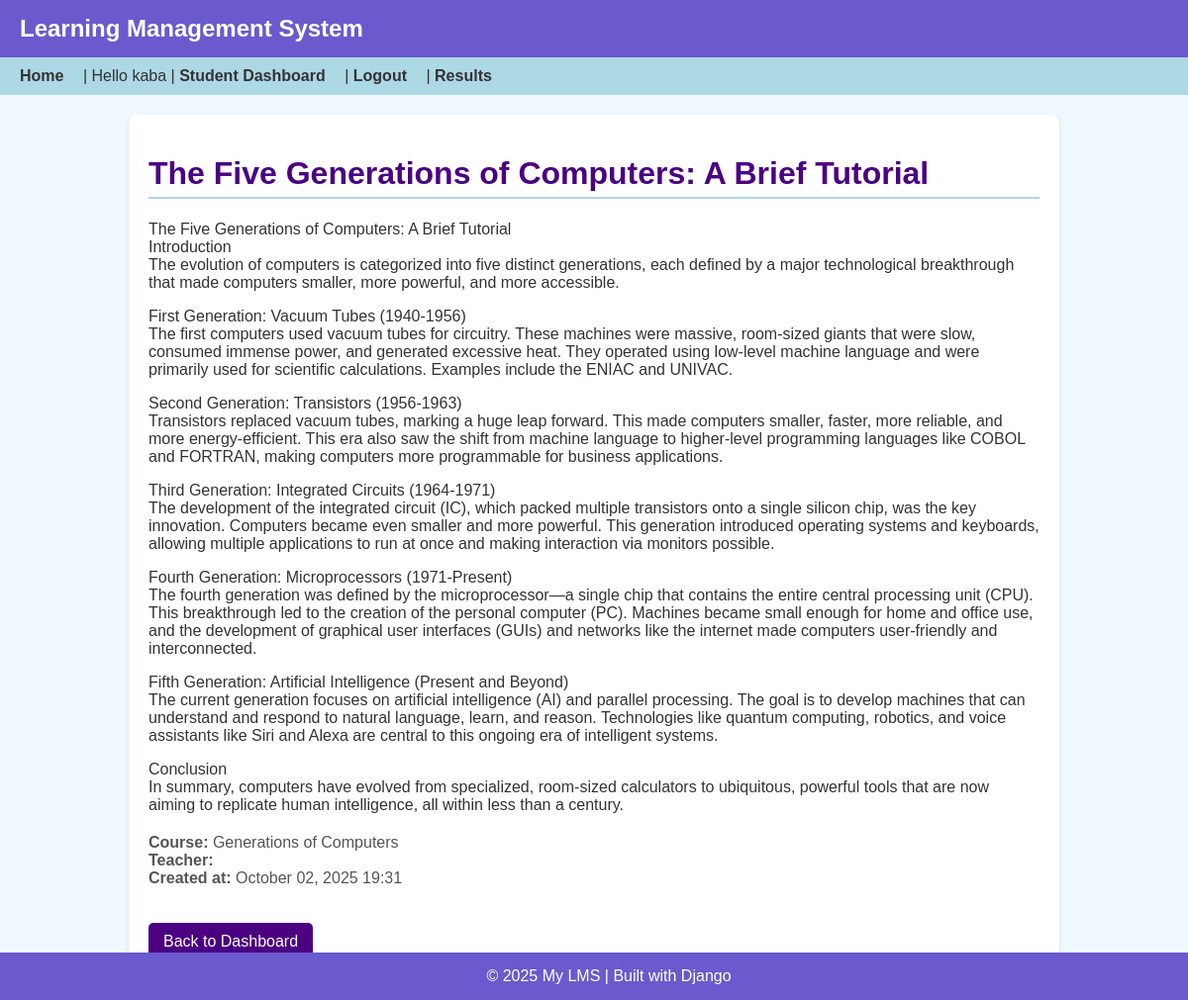
/lesson/1/ (signed in), run on the app's committed database.
### courses/models.py (models this page shows, shortened)
class Lesson(models.Model):
    course = models.ForeignKey(Course, on_delete=models.CASCADE, related_name='lessons')
    title = models.CharField(max_length=200)
    content = models.TextField()
    created_at = models.DateTimeField(auto_now_add=True)

class Course(models.Model):
    title = models.CharField(max_length=200)
    description = models.TextField(blank=True)
    teacher = models.ForeignKey(User, on_delete=models.CASCADE, related_name='courses')

### courses/views.py (the view)
# urls.py: path('lesson/<int:lesson_id>/', views.lesson_detail, name='lesson_detail'),  # 👈 Add this
@login_required
def lesson_detail(request, lesson_id):
    lesson = get_object_or_404(Lesson, id=lesson_id)
    return render(request, 'courses/lesson_detail.html', {'lesson': lesson})

### courses/templates/courses/lesson_detail.html
{% extends 'base.html' %}
{% load static %}
{% block content %}
<div class="lesson-detail">
    <h1 style="color: #4B0082; border-bottom: 2px solid #ADD8E6; padding-bottom: 5px;">
        {{ lesson.title }}
    </h1>
    <p style="font-size: 1.1em; line-height: 1.6; margin-top: 15px;">
        {{ lesson.content|linebreaks }}
    </p>
    <p style="margin-top: 20px; color: #555;">
        <strong>Course:</strong> {{ lesson.course.title }}<br>
        <strong>Teacher:</strong> {{ lesson.teacher.username }}<br>
        <strong>Created at:</strong> {{ lesson.created_at|date:"F d, Y H:i" }}
    </p>
    <a href="{% url 'courses:student_dashboard' %}" class="button"
       style="display: inline-block; margin-top: 20px; padding: 10px 15px;
              background-color: #4B0082; color: #fff; border-radius: 5px; text-decoration: none;">
        Back to Dashboard
    </a>
</div>
{% endblock %}

### templates/base.html (shortened to what this page needs)
{% load static %}
<!DOCTYPE html>
<html lang="en">
<head>
    <link rel="stylesheet" href="{% static 'css/base.css' %}">
</head>
<body>
    <header>
        Learning Management System
    </header>
    <nav>
        <a href="{% url 'courses:home' %}">Home</a> |
        {% if user.is_authenticated %}
            Hello {{ user.username }} |
            {% if user.profile.role == 'teacher' %}
                <a href="{% url 'courses:teacher_dashboard' %}">Teacher Dashboard</a> |
            {% elif user.profile.role == 'student' %}
                <a href="{% url 'courses:student_dashboard' %}">Student Dashboard</a> |
            {% endif %}
            <a href="{% url 'accounts:logout' %}">Logout</a> |
            <a href="{% url 'assessments:results' %}">Results</a>
        {% else %}
            <a href="{% url 'accounts:login' %}">Login</a> |
            <a href="{% url 'accounts:register' %}">Register</a>
        {% endif %}
    </nav>
    <div class="container">
        {% block content %}{% endblock %}
    </div>
    <footer>
        © 2025 My LMS | Built with Django
    </footer>
</body>
</html>

### static/css/base.css (style rules this page uses)
body { font-family: Arial, sans-serif; background-color: #f0f8ff; color: #333; margin: 0; padding: 0; }
header { background-color: #6a5acd; color: white; padding: 15px 20px; }
nav a { color: white; text-decoration: none; margin-right: 15px; }
footer { background-color: #6a5acd; color: white; text-align: center; padding: 10px; position: fixed; width: 100%; bottom: 0; }
.container { max-width: 900px; margin: auto; }
.button { background-color: #6a5acd; color: white; padding: 8px 12px; text-decoration: none; border-radius: 5px; }

### templates/base.html (style rules this page uses)
body { font-family: Arial, sans-serif; margin: 0; background-color: #f0f8ff; color: #333; }
header { background-color: #6a5acd; color: white; padding: 15px 20px; font-size: 24px; font-weight: bold; }
nav { background-color: #add8e6; padding: 10px 20px; }
nav a { margin-right: 15px; text-decoration: none; color: #333; font-weight: bold; }
.container { max-width: 900px; margin: 20px auto; padding: 20px; background-color: white; border-radius: 8px; box-shadow: 0 2px 5px rgba(0,0,0,0.1); }
footer { text-align: center; padding: 15px; background-color: #6a5acd; color: white; position: fixed; width: 100%; bottom: 0; }
.button { background-color: #6a5acd; color: white; padding: 8px 12px; text-decoration: none; border-radius: 5px; display: inline-block; margin-top: 10px; }

### data on the page
Lesson: title "The Five Generations of Computers: A Brief Tutorial", content "The Five Generations of Computers: A Brief Tutorial Introduction The evolution of computers is categorized into five distinct generations, each defined by a major technological breakthrough that made computers smaller, more powerful, and more accessible. First Generation: Vacuum Tubes (1940-1956) The first computers used vacuum tubes for circuitry. These machines were massive, room-sized giants that were slow, consumed immense power, and generated excessive heat. They operated using low-level machine language and were primarily used for scientific calculations. Examples include the ENIAC and UNIVAC. Second Generation: Transistors (1956-1963) Transistors replaced vacuum tubes, marking a huge…", course "Generations of Computers", created_at "October 02, 2025 19:31"

### other printed values
{{ user.username }} "kaba"
